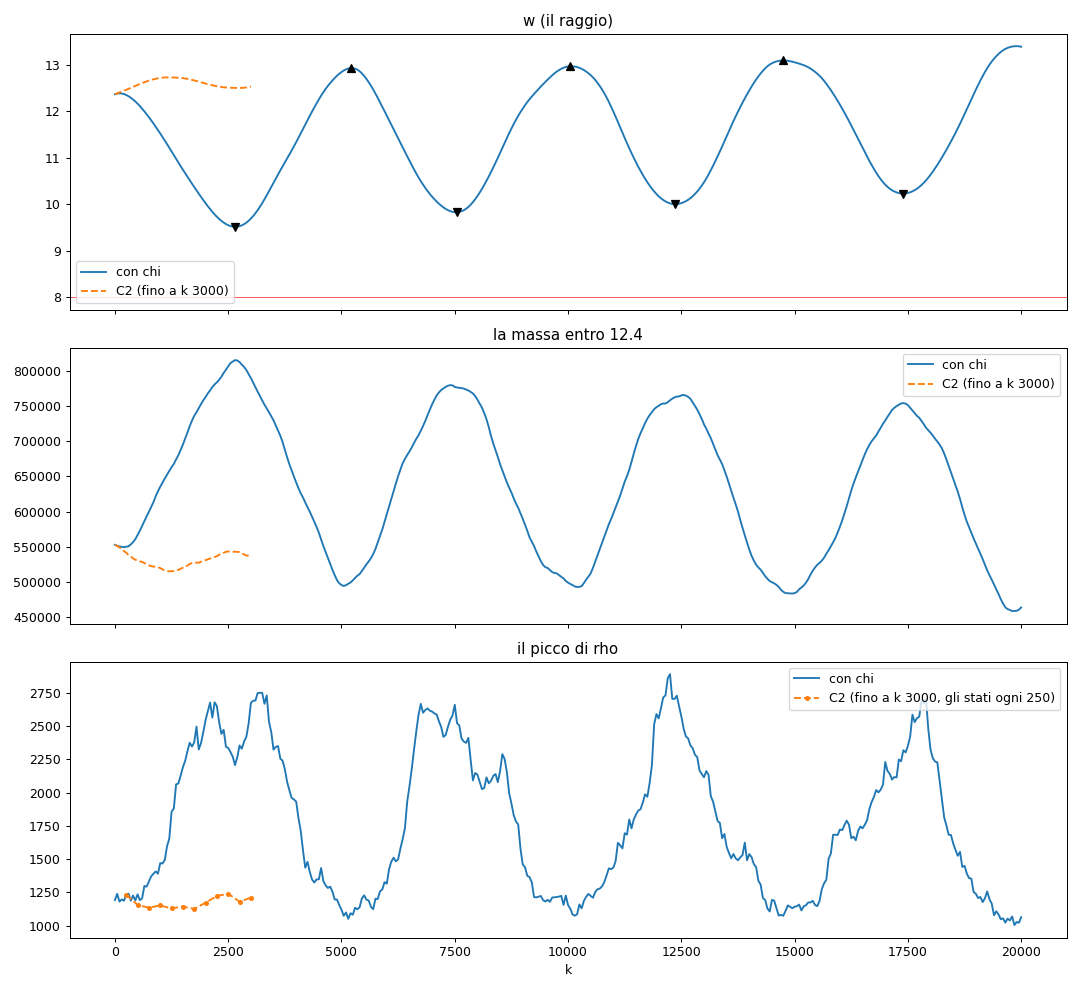

Write Python code to recreate this figure.
# -*- coding: utf-8 -*-
r"""**LA PARTE C ALLUNGATA: IL MATTONE DI C2 COL CAMPO CHI DA `k 3000` A `k 20000`** *(la decisione di Luca `2026-11-21` `19:28`; il task history `doc/TASK_HISTORY/2026-11-21_lapse_u.md` del ramo `lapse-u`, sez. `13`)*. [[PROGETTO-MITOSI]]

    E:\python\py3132\python.exe doc/referti_l2/chi_mattone_v2.py prova > doc/referti_l2/chi_mattone_ripresa.txt
    E:\python\py3132\python.exe doc/referti_l2/chi_mattone_v2.py corsa --da 3000 --fino 20000 --registro chi-mattone-lungo
    E:\python\py3132\python.exe doc/referti_l2/chi_mattone_v2.py referto > doc/referti_l2/chi_mattone_v2.txt

**`chi_mattone.py` e' usato e non si riscrive:** questo file ne riprende il cammino *(`corsa`)* con **la ripresa da uno stato** *(`controllo_senza_bordo.riprendi` piu' `chi`, `pi`, `theta_a`; i parametri RICALCOLATI e asseriti al bit su quelli del `meta`)*, e ne usa le costanti e le funzioni *(`DIR`, `OGNI`, `ANELLI`, `sha1`, `anello`)*.
**`prova`** *(sez. `13.2`)*: da `stato_02750` a `k 3000` in `E:/soliton_simulator/controllo/CHI/prova_ripresa/`: DEVE lo stato a `k 3000` al bit con `stato_03000` e le serie `2800`-`3000` al bit; DEVE FALLIRE con `pi = 0` alla ripresa *(le serie a `k 2800` diverse)*.
**`referto`** *(sez. `13.3`)*: gli estremi locali di `w` *(stretti su `+-5` misure)*, P-X11, P-X12, P-X13, la lettura; la figura `chi_mattone_v2.png` *(`w`, la massa entro `12.4`, il picco contro `k`, con `chi` e C2 fino a `k 3000`)*.
"""
import argparse
import json
import math
import os
import sys
import time

import numpy as np

_QUI = os.path.dirname(os.path.abspath(__file__))
_RADICE = os.path.dirname(os.path.dirname(_QUI))
for _p in (_QUI, os.path.join(_RADICE, "csv", "solitone"), os.path.join(_RADICE, "csv"), os.path.join(_RADICE, "primo_ordine")):
    if _p not in sys.path:
        sys.path.insert(0, _p)
import chi_tick as CT
import chi_mattone as CM

DIR = CM.DIR
DIR_PROVA = os.path.join("E:" + os.sep, "soliton_simulator", "controllo", "CHI", "prova_ripresa")
CHIAVI_P = ("kappa", "c0", "c2", "m2", "e0", "s")
FINESTRA = 5


def corsa(k_da, k_fino, reg, d_out, pi_zero=False, d_in=DIR):
    """### dalla `stato_<k_da>` di `d_in` fino a `k_fino`; gli stati e le serie in `d_out`. Restituisce `(M.S, EX, Z-stato a k_fino, A, E, X)`."""
    import _presidio
    _presidio.avvia(os.path.join(_QUI, "chi_tick.py"))
    _presidio.avvia(os.path.join(_QUI, "chi_mattone.py"))
    _presidio.avvia(__file__)
    import prova_scatola5 as PS
    import controllo_senza_bordo as CSB
    from solitone import _registro_corse as RC
    from solitone import toro as TO
    MT, CTO, CV, MR = PS.MT, PS.CT, PS.CV, PS.MR
    PS.presidi()
    rho_c, t0, e = MT.rho_c_assoluto(), MT.G2.T0, MT.PB.E_DECISO
    t00 = time.time()
    os.makedirs(d_out, exist_ok=True)
    print("=" * 140)
    print("LA PARTE C ALLUNGATA (Luca 2026-11-21 19:28; il task history del ramo lapse-u, sez. 13): da k %d a k %d%s; gli stati in %s" % (
        k_da, k_fino, " ### CON pi = 0 ALLA RIPRESA (il caso che DEVE FALLIRE)" if pi_zero else "", d_out))
    print("=" * 140)
    with CV.scena_L(186, PS.FATTORE_R_A * PS.R_OGG_MAX) as Z:
        mot = Z["mot"]
        Lp = CT.Laplaciano(mot)
        s = float(Z["s"])
        C0 = PS.PO.campi(Z, rho_c, e)
        e0 = float(C0.e0)
        P, m0, a, _c = CT.parametri(Z, PS, CSB, Lp, rho_c, e, t0, s, e0, "C2")
        f = os.path.join(d_in, "stato_%05d.npz" % k_da)
        C, meta, cs, sh = CSB.riprendi(Z, f, False, rho_c, e)
        assert cs is None, "lo stato ha un cs_prec: non e' della corsa con chi"
        assert int(meta["k"]) == k_da
        pm = meta["parametri"]
        for q in CHIAVI_P:
            assert getattr(P, q) == pm[q], "il parametro %s ricalcolato %r contro %r nel meta: FERMO" % (q, getattr(P, q), pm[q])
        assert m0 == pm["m0"], "m0 ricalcolato %r contro %r nel meta: FERMO" % (m0, pm["m0"])
        with np.load(f) as d:
            X = {q: d[q].copy() for q in CT.CHIAVI_CHI}
        if pi_zero:
            X["pi"][...] = 0.0
        print("### la ripresa da %s (sha1 %s, ricontrollato); i parametri ricalcolati AL BIT con quelli del meta: %r; m0 %+.12e" % (f, sh[:8], P, m0))
        M = CSB.Misure(Z, meta["centro"])
        with np.load(os.path.join(d_in, "serie_%05d.npz" % k_da)) as d:
            M.S = {x: list(d[x]) for x in d.files}
        with np.load(os.path.join(d_in, "serie_chi_%05d.npz" % k_da)) as d:
            EX = {x: list(d[x]) for x in d.files}
        assert M.S["k"][-1] == k_da and EX["k"][-1] == k_da
        r = np.hypot(*TO.scarti(Z["m1"], Z["m2"], meta["centro"][0], meta["centro"][1], Z["L"]).T[:2])
        c0n = int(np.argmin(r))
        nodo = np.asarray(mot.inc.nodo)
        ra = 0.5 * (r[nodo[0::2]] + r[nodo[1::2]])

        class CorsaChi(CTO.Corsa):
            def passo(self, k, t, r_, e_):
                C_, Z_ = self.C, self.Z
                if e_ > 0.0 and C_.e_prec == 0.0:
                    rh = MT.rho_di(Z_)
                    C_.campo.A[...] = 0.0
                    C_.campo.E[...] = C_.gauss(e_ * (rh - rh.mean()))
                elif C_.e_prec > 0.0:
                    C_.campo.E *= e_ / C_.e_prec
                C_.campo.e = e_
                C_.e_prec = e_
                CT.tick_chi(Z_["z"], C_.campo, P, Lp, X)
                totp = float(np.sum(CTO.CO.conti_nodo(Z_)["tot"]))
                self.registra(k, totp, self.kv(), float(np.sum(np.abs(Z_["st"]["psi_h"]) ** 2)))

        def misura_chi(k):
            rh = MT.rho_di(Z)
            H, Hc = CT.energia_chi(mot, Z["st"], Z["par"], P, Lp, X, C.campo)
            uN = 1.0 - np.exp(-P.kappa * X["chi"])
            cs_ = P.s * np.exp(-P.kappa * X["chi"])
            rit = math.pi * np.abs(cs_[nodo[0::2]] - cs_[nodo[1::2]])
            EX["k"].append(k)
            EX["picco"].append(float(rh.max()))
            EX["H"].append(H)
            EX["H_chi"].append(Hc)
            EX["chi_medio"].append(float(X["chi"].mean()))
            EX["max_theta"].append(float(np.max(np.abs(X["theta_a"]))))
            for R in CM.ANELLI:
                EX["uN_%d" % R].append(float(uN[c0n]) if R == 0 else CM.anello(r, uN, R))
                EX["rit_%d" % R].append(CM.anello(ra, rit, R) if R > 0 else float(np.mean(rit[(nodo[0::2] == c0n) | (nodo[1::2] == c0n)])))

        def salva(k):
            fz = os.path.join(d_out, "stato_%05d.npz" % k)
            dati = {x: Z["st"][x] for x in Z["chiavi"]}
            dati.update(campo_A=C.campo.A, campo_E=C.campo.E, **{q: X[q] for q in CT.CHIAVI_CHI})
            np.savez(fz, meta=np.array(json.dumps(dict(meta, k=k))), **dati)
            h = CM.sha1(fz)
            with open(fz + ".sha1", "w", encoding="utf-8") as fh:
                fh.write(h + "\n")
            M.salva(os.path.join(d_out, "serie_%05d.npz" % k))
            np.savez(os.path.join(d_out, "serie_chi_%05d.npz" % k), **{q: np.array(v_) for q, v_ in EX.items()})
            return h

        RC_ = CorsaChi(Z, C)
        RC_.etichette([meta["lab"]])
        RC_.inizio(k_da)
        t1 = t_tappa = time.time()
        R5 = rg = float("nan")
        for k in range(k_da, k_fino + 1):
            if k > k_da:
                RC_.passo(k, t0 + k, 1.0, e)
            rho = MT.rho_di(Z)
            c = MT.centro_di(Z, rho)
            if k > k_da and k % CTO.OGNI == 0:
                RC_.etichette([c])
                meta["lab"] = [float(x) for x in c]
            if k % PS.OGNI == 0:
                R5, _rr, _b = PS.r5(Z, t0 + k)
                rg = MR.raggio(Z, rho, c)
            if k % PS.OGNI_MAPPA == 0:
                PS.PO.dphi_nodi(Z, t0 + k)
            if k % MT.OGNI_GAUSS == 0:
                C.residuo()
            if k > k_da and k % CM.OGNI == 0:
                M.misura(k, RC_, R5, rg)
                misura_chi(k)
            if k > k_da and k % 250 == 0:
                S = M.S
                print("    k %5d  la massa %.12e  l'energia %+.10e  il raggio %.4f  Min12.4 %.6e  il picco %.4e  H %+.10e  H_chi %+.4e  chi medio %+.4e  1-N centro %.4e  max|Theta| %.4f  (%.0f s)" % (
                    k, S["M"][-1], S["E"][-1], S["raggio"][-1], S["Min_12.4"][-1], EX["picco"][-1], EX["H"][-1], EX["H_chi"][-1], EX["chi_medio"][-1], EX["uN_0"][-1], EX["max_theta"][-1], time.time() - t00))
                sys.stdout.flush()
            if k > k_da and k % CM.OGNI_STATO == 0:
                h = salva(k)
                print("    [stato] k %d sha1 %s" % (k, h[:8]))
            adesso = time.time()
            if reg and adesso - t_tappa >= MT.TAPPA_S:
                RC.tappa(reg, "k %d; %.3f s per tick; la memoria libera %.2f GB" % (k, (adesso - t1) / max(1, k - k_da), MT.memoria_gb()))
                t_tappa = adesso
        fine = ({x: Z["st"][x].copy() for x in Z["chiavi"]}, C.campo.A.copy(), C.campo.E.copy(), CT.copia_X(X))
        Z["metti"]()
    print("-" * 140)
    print("### %d tick in %.0f s (%.3f s per tick)" % (k_fino - k_da, time.time() - t1, (time.time() - t1) / max(1, k_fino - k_da)))
    print("=" * 140)
    return M.S, EX, fine


def prova():
    """### la prova della ripresa *(sez. `13.2`)*: DEVE al bit da `2750` a `3000`; DEVE FALLIRE con `pi = 0`."""
    K0, K1, K_ROTTO = 2750, 3000, 2800
    S, EX, (st, A, E, X) = corsa(K0, K1, None, DIR_PROVA)
    f3 = os.path.join(DIR, "stato_%05d.npz" % K1)
    assert open(f3 + ".sha1", encoding="utf-8").read().split()[0] == CM.sha1(f3)
    diverse = []
    with np.load(f3) as d:
        for x in st:
            if not np.array_equal(st[x], d[x]):
                diverse.append(x)
        for x, v in (("campo_A", A), ("campo_E", E)):
            if not np.array_equal(v, d[x]):
                diverse.append(x)
        for q in CT.CHIAVI_CHI:
            if not np.array_equal(X[q], d[q]):
                diverse.append(q)
    with np.load(os.path.join(DIR, "serie_%05d.npz" % K1)) as d:
        S0 = {x: np.asarray(d[x]) for x in d.files}
    with np.load(os.path.join(DIR, "serie_chi_%05d.npz" % K1)) as d:
        X0 = {x: np.asarray(d[x]) for x in d.files}
    ds = [x for x in S0 if not np.array_equal(np.asarray(S[x]), S0[x])] + ["chi:" + x for x in X0 if not np.array_equal(np.asarray(EX[x]), X0[x])]
    i0 = list(S0["k"]).index(K0 + CM.OGNI)
    print("### LA RIPRESA (da k %d a k %d contro la corsa di fila): lo stato a k %d %s; le serie da k %d a k %d %s" % (
        K0, K1, K1, "AL BIT (ogni array, chi, pi, theta_a compresi)" if not diverse else "### DIVERSO: %s" % diverse,
        K0 + CM.OGNI, K1, "AL BIT (%d misure)" % (len(S0["k"]) - i0) if not ds else "### DIVERSE: %s" % ds))
    ok = not diverse and not ds
    S2, EX2, _f = corsa(K0, K_ROTTO, None, os.path.join(DIR_PROVA, "rotto"), pi_zero=True)
    j = list(S0["k"]).index(K_ROTTO)
    rotto = [x for x in ("raggio", "Min_12.4", "E") if S2[x][-1] != S0[x][j]] + ["chi:" + x for x in ("H", "H_chi", "chi_medio") if EX2[x][-1] != X0[x][j]]
    print("### IL CASO CHE DEVE FALLIRE (pi = 0 alla ripresa, fino a k %d): le misure diverse %s (H %+.10e contro %+.10e) -> %s" % (
        K_ROTTO, rotto, EX2["H"][-1], X0["H"][j], "FALLISCE, come deve" if rotto else "### NON FALLISCE: la prova non vede pi"))
    ok = ok and bool(rotto)
    print("=" * 140)
    print("### LA PROVA DELLA RIPRESA: %s" % ("PASSA" if ok else "NON PASSA: FERMO"))
    print("=" * 140)
    return 0 if ok else 1


def estremi(k, w):
    """### i minimi e i massimi locali STRETTI sulla finestra `+-FINESTRA` misure *(sez. `13.3`)*."""
    out = []
    for i in range(FINESTRA, len(w) - FINESTRA):
        fin = np.concatenate([w[i - FINESTRA:i], w[i + 1:i + FINESTRA + 1]])
        if w[i] < fin.min():
            out.append(("min", int(k[i]), float(w[i])))
        elif w[i] > fin.max():
            out.append(("max", int(k[i]), float(w[i])))
    return out


def referto(k_fine):
    import _presidio
    _presidio.avvia(__file__)
    f = os.path.join(DIR, "serie_%05d.npz" % k_fine)
    fx = os.path.join(DIR, "serie_chi_%05d.npz" % k_fine)
    with np.load(f) as d:
        S = {k: np.asarray(d[k]) for k in d.files}
    with np.load(fx) as d:
        X = {k: np.asarray(d[k]) for k in d.files}
    with np.load(CM.F_C2_SERIE) as d:
        S2 = {k: np.asarray(d[k]) for k in d.files}
    print("=" * 140)
    print("LA PARTE C ALLUNGATA: IL MATTONE DI C2 COL CAMPO CHI FINO A k %d, IL REFERTO (Luca 2026-11-21 19:28; il task history del ramo lapse-u, sez. 13)" % k_fine)
    print("=" * 140)
    print("### la serie con chi: %s (sha1 %s); la serie di chi: %s (sha1 %s); C2: %s (sha1 %s)" % (f, CM.sha1(f)[:8], fx, CM.sha1(fx)[:8], CM.F_C2_SERIE, CM.sha1(CM.F_C2_SERIE)[:8]))
    k = S["k"]
    assert np.array_equal(k, X["k"]) and np.all(np.diff(k) == CM.OGNI) and k[0] == 0 and k[-1] == k_fine, "le serie non sono continue"
    w = S["raggio"]
    print("       k    w chi     M<12.4 chi     M<25 chi       il picco      la norma          E (di oggi)       H (con chi)        H_chi      1-N centro   max|Theta|")
    for i in range(len(k)):
        if k[i] % 500 == 0:
            print("    %5d  %8.4f  %13.6e  %13.6e  %11.4e  %.10e  %+.8e  %+.10e  %+.4e  %.4e  %.4f" % (
                k[i], w[i], S["Min_12.4"][i], S["Min_25"][i], X["picco"][i], S["M"][i], S["E"][i], X["H"][i], X["H_chi"][i], X["uN_0"][i], X["max_theta"][i]))
    print("### 1 - N per anello e il ritmo del contatore per anello (1e-4 per tick), ogni 2000 tick:")
    print("       k   " + "  ".join("%9s" % ("r %d" % R) for R in CM.ANELLI))
    for i in range(len(k)):
        if k[i] % 2000 == 0:
            print("    %5d   " % k[i] + "  ".join("%9.2e" % X["uN_%d" % R][i] for R in CM.ANELLI))
            print("           " + "  ".join("%9.4f" % (X["rit_%d" % R][i] * 1e4) for R in CM.ANELLI))
    E = estremi(k, w)
    print("### GLI ESTREMI LOCALI DI w (stretti su +-%d misure, +-%d tick), da k 0:" % (FINESTRA, FINESTRA * CM.OGNI))
    for t, kk, v in E:
        i = list(k).index(kk)
        print("    %s  k %5d  w %.4f  M<12.4 %.6e  il picco %.4e" % (t, kk, v, S["Min_12.4"][i], X["picco"][i]))
    esc = [abs(E[j + 1][2] - E[j][2]) for j in range(len(E) - 1)]
    print("### le escursioni di w fra un estremo e il successivo: %s" % ", ".join("%.4f" % x for x in esc))
    dopo = [x for x in E if x[1] > 2750]
    nmin, nmax = sum(1 for x in dopo if x[0] == "min"), sum(1 for x in dopo if x[0] == "max")
    wmin = float(w.min())
    x11 = nmin >= 1 and nmax >= 1 and wmin >= 8.0
    print("### P-X11 (dopo k 2750 almeno un minimo e un massimo locali, e w mai sotto 8.0): %d minimi, %d massimi dopo k 2750; w minimo %.4f a k %d -> %s" % (
        nmin, nmax, wmin, int(k[int(np.argmin(w))]), "VERA" if x11 else "FALSA"))
    mins, maxs = [x[1] for x in E if x[0] == "min"], [x[1] for x in E if x[0] == "max"]
    if len(mins) >= 2:
        per, come = [mins[j + 1] - mins[j] for j in range(len(mins) - 1)], "fra minimi successivi"
    elif len(maxs) >= 2:
        per, come = [maxs[j + 1] - maxs[j] for j in range(len(maxs) - 1)], "fra massimi successivi"
    elif mins and maxs:
        per, come = [2 * abs(maxs[0] - mins[0])], "STIMA: il doppio della distanza fra il minimo e il massimo"
    else:
        per, come = [], "non misurabile"
    x12 = bool(per) and all(2000 <= p <= 8000 for p in per)
    print("### P-X12 (il periodo fra 2000 e 8000 tick): %s: %s -> %s" % (come, per, "VERA" if x12 else "FALSA"))
    H = X["H"]
    i3 = list(k).index(3000)
    a1 = (H[:i3 + 1].max() - H[:i3 + 1].min()) / abs(H[0])
    a2 = (H[i3:].max() - H[i3:].min()) / abs(H[0])
    p1 = np.polyfit(k[:i3 + 1], H[:i3 + 1], 1)[0]
    p2 = np.polyfit(k[i3:], H[i3:], 1)[0]
    x13 = a2 <= 2.0 * a1
    print("### P-X13 (l'escursione relativa di H su k 3000-%d non oltre il doppio di quella su k 0-3000): %.4e contro %.4e (il rapporto %.4f); la pendenza lineare di H %+.4e per tick contro %+.4e -> %s" % (
        k_fine, a2, a1, a2 / a1, p2, p1, "VERA" if x13 else "FALSA"))
    ultimo = float(w[-1])
    w2750 = float(w[list(k).index(2750)])
    collassa = nmax == 0 and ultimo < w2750 and X["picco"][-1] > X["picco"][list(k).index(2750)]
    assesta = len(esc) >= 2 and all(esc[j + 1] < esc[j] for j in range(len(esc) - 1))
    print("### LA LETTURA (sez. 13.3; la parola la sceglie Luca): OSCILLA %s; COLLASSA %s (w a k %d %.4f contro %.4f a k 2750); SI ASSESTA %s (le escursioni tutte decrescenti)" % (
        "SI'" if x11 else "NO", "SI'" if collassa else "NO", k_fine, ultimo, w2750, "SI'" if assesta else "NO"))
    try:
        import matplotlib
        matplotlib.use("Agg")
        import matplotlib.pyplot as plt
        fig, ax = plt.subplots(3, 1, figsize=(12, 11), sharex=True)
        ax[0].plot(k, w, label="con chi")
        ax[0].plot(S2["k"], S2["raggio"], "--", label="C2 (fino a k 3000)")
        for t, kk, v in E:
            ax[0].plot([kk], [v], "v" if t == "min" else "^", color="k")
        ax[0].axhline(8.0, color="r", lw=0.5)
        ax[0].set_title("w (il raggio)")
        ax[0].legend()
        ax[1].plot(k, S["Min_12.4"], label="con chi")
        ax[1].plot(S2["k"], S2["Min_12.4"], "--", label="C2 (fino a k 3000)")
        ax[1].set_title("la massa entro 12.4")
        ax[1].legend()
        ax[2].plot(k, X["picco"], label="con chi")
        L = 186
        v = np.arange(L * L)
        a1_, a2_ = v // L, v % L
        jj = np.stack([((a1_ + 1) % L) * L + a2_, a1_ * L + (a2_ + 1) % L, ((a1_ + 1) % L) * L + (a2_ + 1) % L], axis=1).reshape(-1)
        nodo = np.empty(2 * len(jj), dtype=np.int64)
        nodo[0::2], nodo[1::2] = np.repeat(v, 3), jj
        kc, pc = [], []
        for kk in range(250, 3001, 250):
            fs = os.path.join(CM.D_C2, "stato_%05d.npz" % kk)
            with np.load(fs) as d:
                pc.append(float(np.max(np.bincount(nodo, weights=np.sum(np.abs(d["psi_h"]) ** 2, axis=1), minlength=L * L))))
            kc.append(kk)
        ax[2].plot(kc, pc, "--o", ms=3, label="C2 (fino a k 3000, gli stati ogni 250)")
        ax[2].set_title("il picco di rho")
        ax[2].set_xlabel("k")
        ax[2].legend()
        fig.tight_layout()
        fp = os.path.join(_QUI, "chi_mattone_v2.png")
        fig.savefig(fp, dpi=90)
        print("### la figura: %s" % fp)
    except ImportError as x:
        print("### la figura NON fatta: %s" % x)
    print("=" * 140)
    return 0


def main(argv):
    ap = argparse.ArgumentParser()
    sub = ap.add_subparsers(dest="cmd", required=True)
    c = sub.add_parser("corsa")
    c.add_argument("--da", type=int, required=True)
    c.add_argument("--fino", type=int, required=True)
    c.add_argument("--registro")
    sub.add_parser("prova")
    r = sub.add_parser("referto")
    r.add_argument("--fino", type=int, default=20000)
    x = ap.parse_args(argv)
    if x.cmd == "corsa":
        corsa(x.da, x.fino, x.registro, DIR)
        return 0
    if x.cmd == "prova":
        return prova()
    return referto(x.fino)


if __name__ == "__main__":
    sys.exit(main(sys.argv[1:]))
